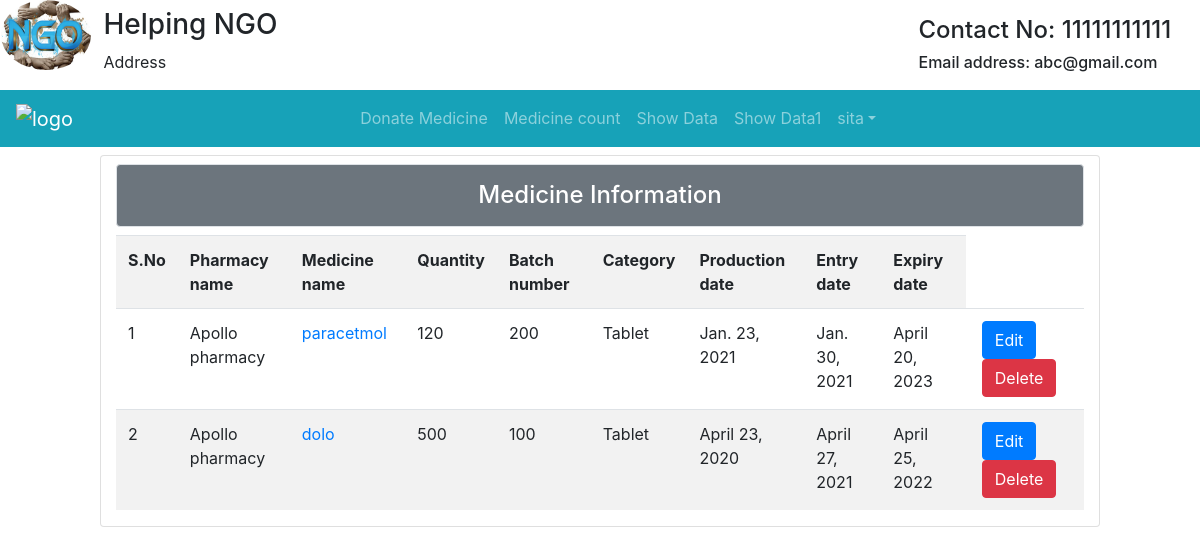
/tb/ (signed in), run on the app's committed database.
### Student/models.py (models this page shows)
class User(AbstractUser):
	t = (
		(1,'Medicinist'),
		(2,'Org'),
		(3,'Anonymous'),
		)
	role = models.IntegerField(default=3,choices=t)
	g=[('M',"Male"),('F','Female')]
	age=models.IntegerField(default=10)
	impf=models.ImageField(upload_to='Profiles/',default="Note.jpg")
	gender=models.CharField(max_length=10,choices=g,default="F")
	organization_name=models.CharField(max_length=120,default="ngo")
	hospital_name=models.CharField(max_length=120,default="ap")
	phone_no=models.CharField(null=True,default="1234567890",max_length=10)
	pan_no=models.CharField(max_length=10,default="ABC1234DE5")
	address=models.CharField(max_length=200,default="Tirupathi")

class MedicineInfo(models.Model):
	pharmacy_name=models.CharField(max_length=500)
	medicine_name=models.CharField(max_length=120)
	quantity=models.CharField(max_length=30)
	batch_no=models.IntegerField(unique=True)
	category=models.CharField(max_length=120)
	production_date=models.DateField()
	entry_date=models.DateField()
	expiry_date=models.DateField()
	tablets_required=models.CharField(max_length=100)
	org_name=models.CharField(max_length=300)
	uid=models.ForeignKey(User,on_delete=models.CASCADE)

### Student/views.py (the view)
# urls.py: path('tb/',views.tab,name="tab"),
def tab(hj):
	data=MedicineInfo.objects.filter(uid_id=hj.user.id)
	return render(hj,'htfiles/table.html',{'info':data})

### Student/templates/htfiles/table.html (shortened to what this page needs)
{% extends 'htfiles/header.html' %}
{% block content %}
<div class="card col-md-10 mt-2 mx-auto">
			<h4 class="bg-secondary text-white text-center border rounded mt-2 p-3">Medicine Information</h4>
			<table class="table table-striped">
				<tr>
					<th>S.No</th>
					<th>Pharmacy name</th>
					<th>Medicine name</th>
					<th>Quantity</th>
					<th>Batch number</th>
					<th>Category</th>
					<th>Production date</th>
					<th>Entry date</th>
					<th>Expiry date</th>
				</tr>
				{% for i in info %}
				<tr>
					<td>{{forloop.counter}}</td>
					<td>{{i.pharmacy_name}}</td>
					<td><a href="#">{{i.medicine_name}}</a></td>
					<td>{{i.quantity}}</td>
					<td>{{i.batch_no}}</td>
					<td>{{i.category}}</td>
					<td>{{i.production_date}}</td>
					<td>{{i.entry_date}}</td>
					<td>{{i.expiry_date}}</td>
					<td><a class="btn btn-primary mx-1" href="{% url 'ue' i.id %}">Edit</a><a class="btn btn-danger mx-1" href="{% url 'del' i.id %}">Delete</a></td>
					</tr>
				{% endfor %}
			</table>
		</div>
{% endblock %}

### Student/templates/htfiles/navbar.html (shortened to what this page needs)
{% load static %}
<div class="row">
  <div class="col col-md-1" style="margin-left:1px;">
  <img src="{% static 'images/NGO.jpg' %}" alt="logo" style="width:90px; height: 70px;" class="rounded-circle">
  </div>
  <div class="col mt-2">
    <h3>Helping NGO</h3>
    <p>Address</p>
  </div>
  <div class="col-md-3" style="margin-right: 4px">
    <h4 class="mt-3">Contact No: 11111111111</h4>
    <h6>Email address: abc@gmail.com</h6>
  </div>
</div>
<nav class="navbar navbar-expand-sm bg-info text-white navbar-dark">
  <a class="navbar-brand" href="#">
    <img src="{% static 'images/brand.png' %}" alt="logo" style="width: 40px;">
  </a>
  <ul class="navbar-nav ml-auto text-white" style="margin-right: 300px">
{% if not user.is_authenticated %}
    <li class="nav-item" style="margin-right: 80px">
      <a class="nav-link" href="#">Home</a>
    </li>
    <li class="nav-item" style="margin-right: 80px">
      <a class="nav-link" href="#">About us</a>
    </li>
    <li class="nav-item" style="margin-right: 80px">
      <a class="nav-link" href="#">Volunteers</a>
    </li>
    <li class="nav-item" style="margin-right: 80px">
      <a class="nav-link" href="{% url 'don' %}">Our workers</a>
    </li>
    <li class="nav-item" style="margin-right: 80px">
      <a class="nav-link" href="#">Contact us</a>
    </li>
    <li class="nav-item">
      <a class="nav-link" href="{% url 'log' %}"><span class="glyphicon glyphicon-user"></span>Login</a>
    </li>
  {% elif user.role == 1 %}
      <li class="nav-item">
        <a class="nav-link" href="{% url 'up' %}">Donate Medicine</a>
      </li>
      <li class="nav-item">
        <a class="nav-link" href="#">Medicine count</a>
      </li>
      <li class="nav-item">
        <a class="nav-link" href="{% url 'tab' %}">Show Data</a>
      </li>
      <li class="nav-item">
        <a class="nav-link" href="#">Show Data1</a>
      </li>
      <li class="dropdown">
      <a type="button" class="nav-link dropdown-toggle" data-toggle="dropdown">{{user.username}}</a>
    {% endif %}
    </ul>
</nav>

### Student/templates/htfiles/navbar.html (style rules this page uses)
.nav-link { color: dark; }

### data on the page
User: username "sita"
MedicineInfo: pharmacy_name "Apollo pharmacy", medicine_name "paracetmol", quantity "120", batch_no "200", category "Tablet", production_date "Jan. 23, 2021", entry_date "Jan. 30, 2021", expiry_date "April 20, 2023"
MedicineInfo: pharmacy_name "Apollo pharmacy", medicine_name "dolo", quantity "500", batch_no "100", category "Tablet", production_date "April 23, 2020", entry_date "April 27, 2021", expiry_date "April 25, 2022"
